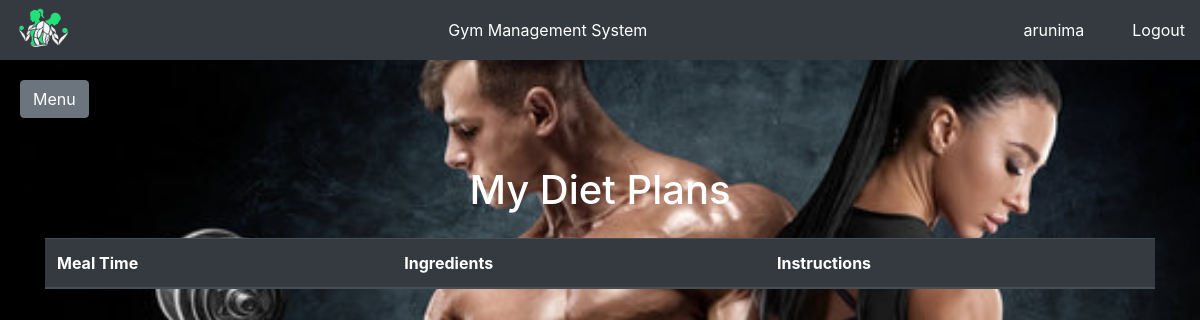
The app's page /diet_plan_list/ (signed in), older data.
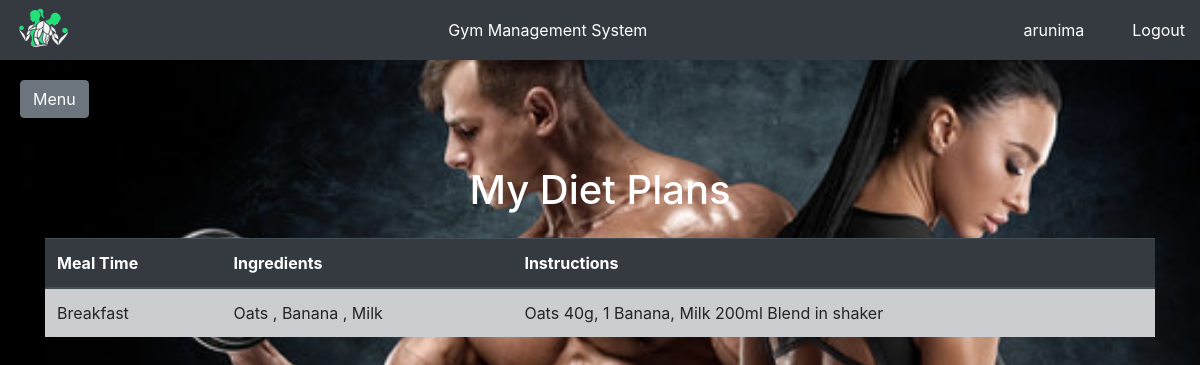
The same page, newer data.
### diet_setup/models.py (models this page shows, shortened)
class DietPlan(models.Model):
    MEAL_TIMES = [
        ('Breakfast', 'Breakfast'),
        ('Lunch', 'Lunch'),
        ('Dinner', 'Dinner'),
        ('Snack', 'Snack'),
    ]
    user = models.ForeignKey(User, on_delete=models.CASCADE)
    meal_time = models.CharField(max_length=10, choices=MEAL_TIMES)
    ingredients = models.ManyToManyField(Ingredient)
    instructions = models.TextField()

class Ingredient(models.Model):
    name = models.CharField(max_length=100)

### diet_setup/views.py (the view)
# urls.py: path('diet_plan_list/', views.diet_plan_list, name='diet_plan_list'),
@login_required
def diet_plan_list(request):
    diet_plans = DietPlan.objects.filter(user=request.user)
    return render(request, 'diet/diet_plan_list.html', {'diet_plans': diet_plans})

### main/templates/diet/diet_plan_list.html
{% extends "base.html" %} {% block content %}
<div class="container mt-5">
  <h1 class="text-center mb-4 text-white">My Diet Plans</h1>
  <table class="table table-striped table-secondary">
    <thead class="thead-dark">
      <tr>
        <th>Meal Time</th>
        <th>Ingredients</th>
        <th>Instructions</th>
      </tr>
    </thead>
    <tbody>
      {% for plan in diet_plans %}
      <tr>
        <td>{{ plan.meal_time }}</td>
        <td>
          {% for ingredient in plan.ingredients.all %} {{ ingredient.name }}
          {% if not forloop.last %}, {% endif %}
          {% endfor %}
        </td>
        <td>{{ plan.instructions }}</td>
      </tr>
      {% endfor %}
    </tbody>
  </table>
</div>
{% endblock %}

Row changes from the older to the newer data that the page shows:
added DietPlan: meal_time "Breakfast", instructions "Oats 40g, 1 Banana, Milk 200ml Blend in shaker"
added Ingredient: name "Oats"
added Ingredient: name "Banana"
added Ingredient: name "Milk"
